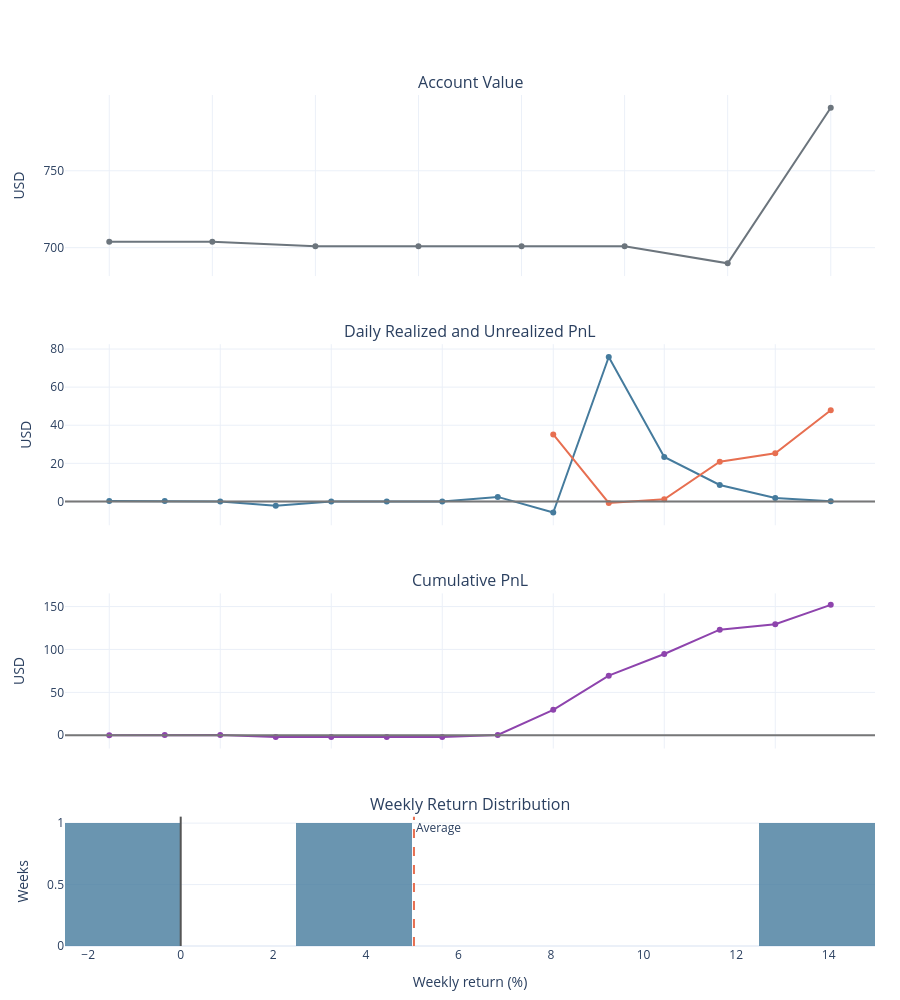

The cell this chart's notebook holds for it:
### Markdown cell above
## Account charts

Interactive Plotly charts show account value, daily realized and unrealized PnL, cumulative PnL, and weekly return distribution.

### Code cell
analytics.show_account_charts()

### Figure 1 — Plotly figure (JSON) as saved in the notebook; plotly's stock layout.template omitted (floating-point values rounded to 4 significant figures)
{"data": [{"line": {"color": "#6c757d", "width": 2}, "name": "Account Value", "type": "scatter", "x": ["2026-10-21T00:00:00-04:00", "2026-10-22T00:00:00-04:00", "2026-10-23T00:00:00-04:00", "2026-10-24T00:00:00-04:00", "2026-10-25T00:00:00-04:00", "2026-10-26T00:00:00-04:00", "2026-10-27T00:00:00-04:00", "2026-10-28T00:00:00-04:00"], "xaxis": "x", "y": [703.9, 703.9, 700.9, 700.9, 700.9, 700.9, 689.8, 791.0], "yaxis": "y"}, {"line": {"color": "#457b9d"}, "mode": "lines+markers", "name": "Realized", "type": "scatter", "x": ["2026-10-20T00:00:00-04:00", "2026-10-21T00:00:00-04:00", "2026-10-22T00:00:00-04:00", "2026-10-23T00:00:00-04:00", "2026-10-24T00:00:00-04:00", "2026-10-25T00:00:00-04:00", "2026-10-26T00:00:00-04:00", "2026-10-27T00:00:00-04:00", "2026-10-28T00:00:00-04:00", "2026-10-29T00:00:00-04:00", "2026-10-30T00:00:00-04:00", "2026-10-31T00:00:00-04:00", "2026-11-01T00:00:00-04:00", "2026-11-02T00:00:00-05:00"], "xaxis": "x2", "y": [0.1403, 0.14, 0.0, -2.343, 0.0, 0.0, 0.000653, 2.362, -5.812, 75.84, 23.33, 8.616, 1.795, 0.04666], "yaxis": "y2"}, {"line": {"color": "#e76f51"}, "mode": "lines+markers", "name": "Unrealized", "type": "scatter", "x": ["2026-10-20T00:00:00-04:00", "2026-10-21T00:00:00-04:00", "2026-10-22T00:00:00-04:00", "2026-10-23T00:00:00-04:00", "2026-10-24T00:00:00-04:00", "2026-10-25T00:00:00-04:00", "2026-10-26T00:00:00-04:00", "2026-10-27T00:00:00-04:00", "2026-10-28T00:00:00-04:00", "2026-10-29T00:00:00-04:00", "2026-10-30T00:00:00-04:00", "2026-10-31T00:00:00-04:00", "2026-11-01T00:00:00-04:00", "2026-11-02T00:00:00-05:00"], "xaxis": "x2", "y": [NaN, NaN, NaN, NaN, NaN, NaN, NaN, NaN, 35.15, -0.8439, 1.102, 20.84, 25.29, 47.86], "yaxis": "y2"}, {"line": {"color": "#8e44ad", "width": 2}, "name": "Cumulative PnL", "type": "scatter", "x": ["2026-10-20T00:00:00-04:00", "2026-10-21T00:00:00-04:00", "2026-10-22T00:00:00-04:00", "2026-10-23T00:00:00-04:00", "2026-10-24T00:00:00-04:00", "2026-10-25T00:00:00-04:00", "2026-10-26T00:00:00-04:00", "2026-10-27T00:00:00-04:00", "2026-10-28T00:00:00-04:00", "2026-10-29T00:00:00-04:00", "2026-10-30T00:00:00-04:00", "2026-10-31T00:00:00-04:00", "2026-11-01T00:00:00-04:00", "2026-11-02T00:00:00-05:00"], "xaxis": "x3", "y": [0.1403, 0.2803, 0.2803, -2.063, -2.063, -2.063, -2.062, 0.3001, 29.64, 69.48, 94.76, 123.1, 129.4, 152.0], "yaxis": "y3"}, {"marker": {"color": "#457b9d"}, "name": "Weekly returns", "opacity": 0.8, "showlegend": false, "type": "histogram", "x": [-0.3329, 12.59, 2.859], "xaxis": "x4", "xbins": {"size": 2.5}, "yaxis": "y4"}], "layout": {"annotations": [{"font": {"size": 16}, "showarrow": false, "text": "Account Value", "x": 0.5, "xanchor": "center", "xref": "paper", "y": 1, "yanchor": "bottom", "yref": "paper"}, {"font": {"size": 16}, "showarrow": false, "text": "Daily Realized and Unrealized PnL", "x": 0.5, "xanchor": "center", "xref": "paper", "y": 0.7072, "yanchor": "bottom", "yref": "paper"}, {"font": {"size": 16}, "showarrow": false, "text": "Cumulative PnL", "x": 0.5, "xanchor": "center", "xref": "paper", "y": 0.4144, "yanchor": "bottom", "yref": "paper"}, {"font": {"size": 16}, "showarrow": false, "text": "Weekly Return Distribution", "x": 0.5, "xanchor": "center", "xref": "paper", "y": 0.152, "yanchor": "bottom", "yref": "paper"}, {"showarrow": false, "text": "Average", "x": 5.039, "xanchor": "left", "xref": "x4", "y": 1, "yanchor": "top", "yref": "y4 domain"}], "barmode": "overlay", "height": 1000, "hovermode": "x unified", "margin": {"b": 50, "l": 65, "r": 25, "t": 95}, "shapes": [{"line": {"color": "#e76f51", "dash": "dash"}, "type": "line", "x0": 5.039, "x1": 5.039, "xref": "x4", "y0": 0, "y1": 1, "yref": "y4 domain"}, {"line": {"color": "#555"}, "type": "line", "x0": 0, "x1": 0, "xref": "x4", "y0": 0, "y1": 1, "yref": "y4 domain"}, {"line": {"color": "#777"}, "type": "line", "x0": 0, "x1": 1, "xref": "x2 domain", "y0": 0, "y1": 0, "yref": "y2"}, {"line": {"color": "#777"}, "type": "line", "x0": 0, "x1": 1, "xref": "x3 domain", "y0": 0, "y1": 0, "yref": "y3"}], "showlegend": false, "xaxis": {"anchor": "y", "domain": [0, 1], "matches": "x4", "showticklabels": false}, "xaxis2": {"anchor": "y2", "domain": [0, 1], "matches": "x4", "showticklabels": false}, "xaxis3": {"anchor": "y3", "domain": [0, 1], "matches": "x4", "showticklabels": false}, "xaxis4": {"anchor": "y4", "domain": [0, 1], "title": {"text": "Weekly return (%)"}}, "yaxis": {"anchor": "x", "domain": [0.7872, 1], "title": {"text": "USD"}}, "yaxis2": {"anchor": "x2", "domain": [0.4944, 0.7072], "title": {"text": "USD"}}, "yaxis3": {"anchor": "x3", "domain": [0.232, 0.4144], "title": {"text": "USD"}}, "yaxis4": {"anchor": "x4", "domain": [0, 0.152], "title": {"text": "Weeks"}}}}
